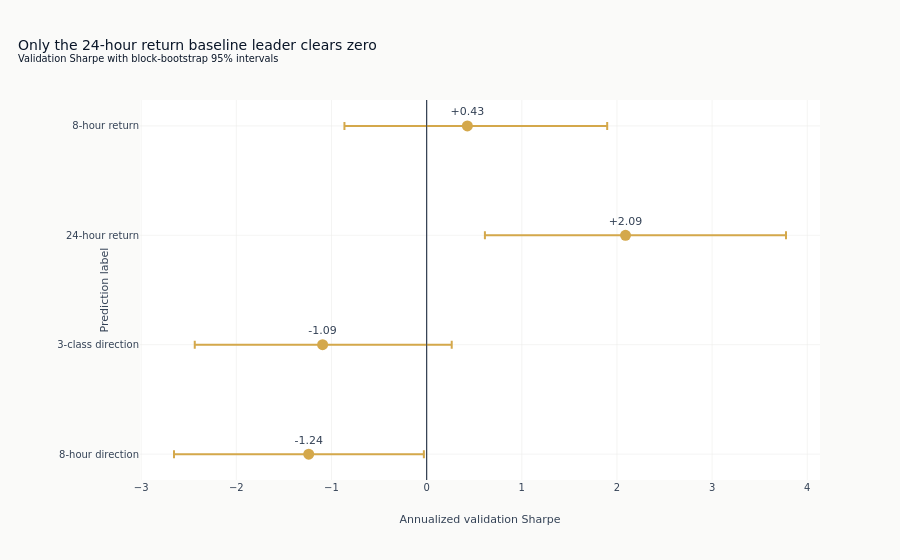

Notebook source saved alongside this figure:
### Markdown cell above
## Only the 24-hour return leader clears zero

The four label-specific leaders already include selection over their registered baseline cohorts.
Error bars describe sampling uncertainty for each leader; the effective-rank DSR p-value in the
table above addresses selection over the frozen variants.

### Code cell
label_names = {
    "fwd_dir_8h": "8-hour direction",
    "fwd_dir_8h_3c": "3-class direction",
    "fwd_ret_8h": "8-hour return",
    "fwd_ret_24h": "24-hour return",
}
fig = go.Figure(
    go.Scatter(
        x=leaders["sharpe"],
        y=[label_names[value] for value in leaders["label"]],
        mode="markers+text",
        text=[f"{value:+.2f}" for value in leaders["sharpe"]],
        textposition="top center",
        marker={"size": 11, "color": COLORS["amber"]},
        error_x={
            "type": "data",
            "symmetric": False,
            "array": (leaders["sharpe_ci95_hi"] - leaders["sharpe"]).to_list(),
            "arrayminus": (leaders["sharpe"] - leaders["sharpe_ci95_lo"]).to_list(),
        },
    )
)
fig.add_vline(x=0, line_color=COLORS["neutral"], line_width=1)
fig.update_layout(
    title={
        "text": "Only the 24-hour return baseline leader clears zero"
        "<br><sup>Validation Sharpe with block-bootstrap 95% intervals</sup>",
        "x": 0.02,
        "xanchor": "left",
    },
    xaxis_title="Annualized validation Sharpe",
    yaxis_title="Prediction label",
    showlegend=False,
    margin={"l": 140},
)
fig.show()

### Figure 1 — Plotly figure (JSON) as saved in the notebook; plotly's stock layout.template omitted (floating-point values rounded to 4 significant figures)
{"data": [{"error_x": {"array": [1.21, 1.357, 1.687, 1.47], "arrayminus": [1.416, 1.344, 1.478, 1.292], "symmetric": false, "type": "data"}, "marker": {"color": "#D4A84B", "size": 11}, "mode": "markers+text", "text": ["-1.24", "-1.09", "+2.09", "+0.43"], "textposition": "top center", "type": "scatter", "x": [-1.239, -1.093, 2.09, 0.4279], "y": ["8-hour direction", "3-class direction", "24-hour return", "8-hour return"]}], "layout": {"margin": {"l": 140}, "shapes": [{"line": {"color": "#334155", "width": 1}, "type": "line", "x0": 0, "x1": 0, "xref": "x", "y0": 0, "y1": 1, "yref": "y domain"}], "showlegend": false, "title": {"text": "Only the 24-hour return baseline leader clears zero<br><sup>Validation Sharpe with block-bootstrap 95% intervals</sup>", "x": 0.02, "xanchor": "left"}, "xaxis": {"title": {"text": "Annualized validation Sharpe"}}, "yaxis": {"title": {"text": "Prediction label"}}}}
